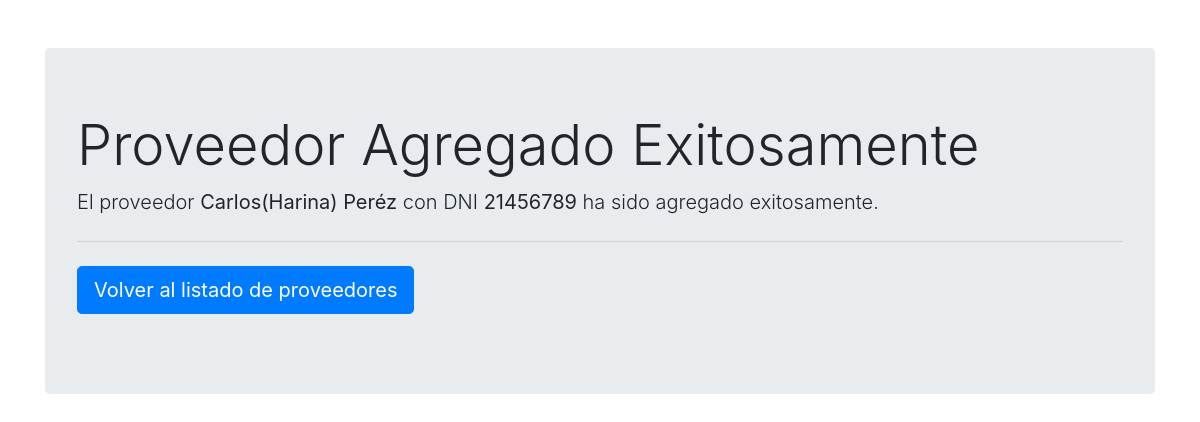
The app's page /proveedor_agregado_exitosamente/1/ with its own data.
### miApp/models.py (models this page shows, shortened)
class Proveedor(models.Model):
    nombre = models.CharField(max_length=100)
    apellido = models.CharField(max_length=100)
    dni = models.IntegerField()
    descripcion = models.TextField(blank=True, null=True, max_length=200)

### miApp/views.py (the view)
# urls.py: path('proveedor_agregado_exitosamente/<int:proveedor_id>/', views.proveedor_agregado_exitosamente, name='proveedor_agregado_exitosamente'),
def proveedor_agregado_exitosamente(request, proveedor_id):
    proveedor = Proveedor.objects.get(pk=proveedor_id)
    return render(request, 'proveedor_agregado_exitosamente.html', {'proveedor': proveedor})

### miApp/templates/proveedor_agregado_exitosamente.html (shortened to what this page needs)
<!DOCTYPE html>
<html lang="en">
<head>
    <link rel="stylesheet" href="https://maxcdn.bootstrapcdn.com/bootstrap/4.5.2/css/bootstrap.min.css">
</head>
<body>
    <div class="container mt-5">
        <div class="jumbotron">
            <h1 class="display-4">Proveedor Agregado Exitosamente</h1>
            <p class="lead">El proveedor <strong>{{ proveedor.nombre }} {{ proveedor.apellido }}</strong> con DNI <strong>{{ proveedor.dni }}</strong> ha sido agregado exitosamente.</p>
            <hr class="my-4">
            <p class="lead">
                <a class="btn btn-primary btn-lg" href="{% url 'listar_proveedores' %}" role="button">Volver al listado de proveedores</a>
            </p>
        </div>
    </div>
</body>
</html>

### records on screen
Proveedor: nombre "Carlos(Harina)", apellido "Peréz", dni "21456789"
